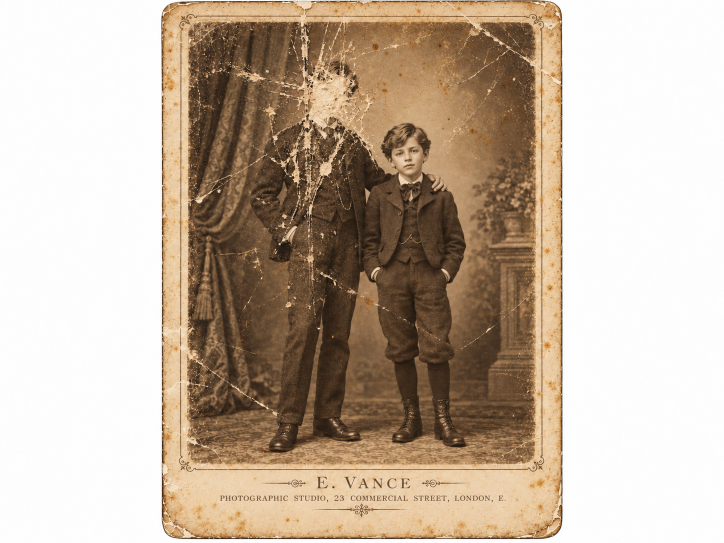
#> input picture web/art_review/room_photo_map/2d_integration/source/02_foto_raspada_thomas_nat.png, 1448 x 1086 px (shown at 1/2 size)
$ python -i make_wall_photo.py   (imports and definitions only)
#> lines starting #> are read from the running program, lines starting #| are printed output that depends on the picture
# Wall sprite of the room photograph for ENTREGA B (2D).
# Builds small framed wall sprites (with real alpha) from the untouched
# third-party candidates in ../../source/. The sources are never modified.
#
# Pipeline (same geometry and grade for every variant, so they are comparable):
#   - card cutout: near-white background threshold, morphological close,
#     feathered edge (rounded cardboard corners land on the dark frame, never
#     on white: no keyed-color halo).
#   - grade: highlight compression on luminance (keeps the albumen hue) plus a
#     warm multiply, then a linear servo so the whole framed sprite lands on
#     TARGET_MEAN (~75, the measured mean of the sprite it replaces).
#   - Lanczos downscale to the wall size + light thumbnail sharpening.
#   - dark walnut frame painted UNDER the card (solid rounded rect, so no wall
#     pixel shows through edge gaps), with a faint top/left relief light.
#
# Usage (paths are relative to this script, no personal paths):
#   python web/art_review/room_photo_map/2d_integration/scripts/make_wall_photo.py
# Output: work/candidates/room_photo_<tag>.png + room_photo_torn_<tag>.png
#   (from 02 with the same transform), plus metrics on stdout.
# Required inputs (versioned in ../../source/): 05 (intact wall sprite) and
# 02 (scraped photo). The discarded 03/07 candidates are strictly optional:
# when present their room_photo_<tag>.png is also generated for comparison,
# when absent they are skipped with a notice and the finals still build.
# 01 is versioned too but never required here (close-up pipeline only).
# Finals are CANDIDATES (room_photo_final.png, room_photo_torn_final.png):
# this script never writes web/assets/props/ (see compare_wall_finals.py).
import os
from PIL import Image, ImageFilter, ImageDraw
import numpy as np

HERE = os.path.dirname(os.path.abspath(__file__))
TASK = os.path.dirname(HERE)
SOURCE = os.path.join(TASK, "source")
OUT = os.path.join(TASK, "work", "candidates")

CANDIDATES = {
    "03": "03_sprite_pared_foto.png",
    "05": "05_sprite_pared_foto_alto_contraste.png",
    "07": "07_sprite_pared_foto_pixel_safe.png",
}
# The chosen intact source and the scraped source: both versioned, both
# required. Every other CANDIDATES entry is a strictly optional extra.
FINAL_TAG = "05"
TORN_SRC = "02_foto_raspada_thomas_nat.png"

BG_WHITE = 242
CLOSE_R = 15
FEATHER = 1.5
HL_COMPRESS = 0.50
WARM = np.array([1.02, 0.94, 0.84])
TARGET_MEAN = 75.0  # measured mean of the replaced wall sprite (75 +-15%)
CARD_H = 84  # card height inside the frame; total sprite height ~92
FRAME = 4  # dark walnut border top/bottom (sides vary: the card is centered)
CORNER = 7  # outer corner radius at final size
FINAL_W, FINAL_H = 70, 92  # both final sprites share one canvas, one placement
CREAM_LUM = 160.0  # photo-area pixels (tone-match stats) live below this


def lum(a):
    return 0.2126 * a[:, :, 0] + 0.7152 * a[:, :, 1] + 0.0722 * a[:, :, 2]


# [5 lines left out: function grade, not called in this run]


def card_mask(src_img):
    a = np.asarray(src_img).astype(float)
    white = (a[:, :, 0] > BG_WHITE) & (a[:, :, 1] > BG_WHITE) & (a[:, :, 2] > BG_WHITE)
    m = Image.fromarray((~white).astype(np.uint8) * 255)
    m = m.filter(ImageFilter.MaxFilter(CLOSE_R)).filter(ImageFilter.MinFilter(CLOSE_R))
    hard = (np.asarray(m) > 127).astype(float)
    soft = np.asarray(
        Image.fromarray((hard * 255).astype(np.uint8)).filter(ImageFilter.GaussianBlur(FEATHER))
    ).astype(float) / 255.0
    return hard, soft


# [87 lines left out: functions frame_layer, zncc_offset, tone_match, build_sprite, not called in this run]


def missing(path):
    return not os.path.isfile(path)


# [69 lines left out: function main, not called in this run]


# [2 lines not run here, left out]

>>> import cv2
>>> picture = cv2.imread('../source/02_foto_raspada_thomas_nat.png', cv2.IMREAD_GRAYSCALE)
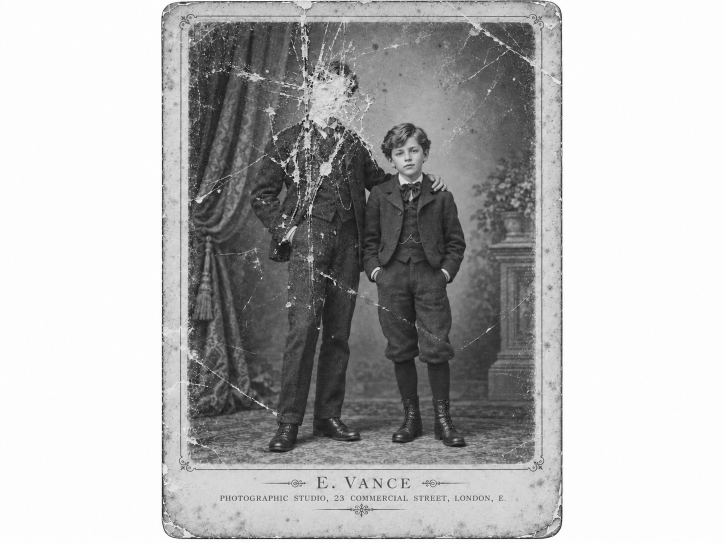
#> picture: shape (1086, 1448) (shown at 1/2 size); min 4, max 255, mean 181.1
>>> result = card_mask(picture)
#> (the run stopped early here; a loop or call above may not have finished)
